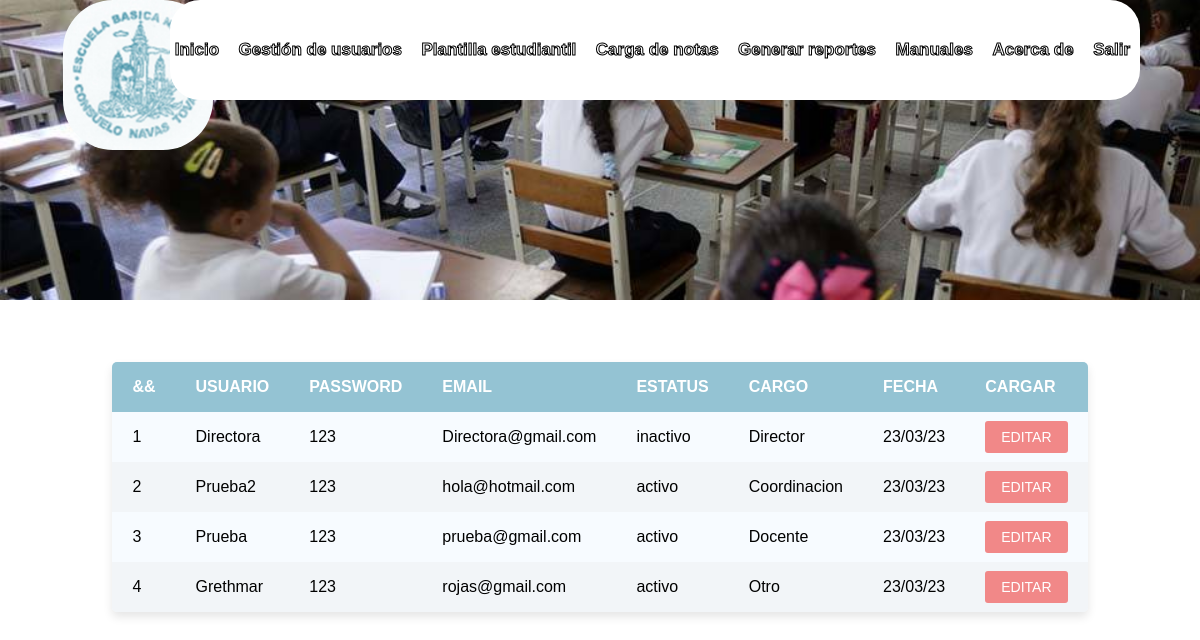
/SAN/index.php?action=VIS_usuarios, run on the app's committed database.
### tables this page shows
CREATE TABLE `perso` (
  `id` int(11) NOT NULL,
  `user` varchar(30) NOT NULL,
  `password` varchar(40) NOT NULL,
  `email` varchar(50) NOT NULL,
  `status` tinyint(1) NOT NULL DEFAULT 1,
  `status2` enum('inactivo','activo') NOT NULL DEFAULT 'activo',
  `cargo` enum('Director','Coordinacion','Docente','Otro') DEFAULT 'Otro',
  `fecha` timestamp NOT NULL DEFAULT current_timestamp()
);

### SAN/controllers/CON_template.php (called while the page is built, shortened)
<?php
Class ControllerTemplate{
	public static function ctrTraerplantilla(){
		include "views/template.php";
	}
}

### SAN/index.php (called while the page is built, shortened)
<?php
require_once "controllers/CON_template.php";
require_once "controllers/CON_form.php";
require_once "models/MOD_form.php";
$template = new ControllerTemplate();
$template -> ctrTraerPlantilla();

### SAN/controllers/CON_form.php (called while the page is built, shortened)
<?php
class ControladorFormularios{
    static public function ctrSeleccionarRegistros($item, $valor){
        $tabla = "perso";
        $respuesta = ModeloFormulario::mdlSeleccionarRegistros($tabla, $item, $valor);
        return $respuesta;
    }
}

### SAN/models/MOD_conexion.php (called while the page is built)
<?php
class conexion{
    static public function conectar(){
        $link = new PDO("mysql:host=localhost;dbname=san", "root", "");
        $link->exec("set names utf8");
        return $link;
    }
}

### SAN/models/MOD_form.php (called while the page is built, shortened)
<?php
require_once "MOD_conexion.php";
class modeloformulario{
        static public function mdlSeleccionarRegistros($tabla, $item, $valor){
         if($item == null AND $valor == null) {
        $stmt = conexion::conectar()->prepare("SELECT *, DATE_FORMAT(fecha, '%d/%m/%y') AS fecha FROM $tabla ORDER BY status, cargo");
        $stmt->execute();
        return $stmt -> fetchAll();
        }else{
            $stmt = conexion::conectar()->prepare("SELECT *, DATE_FORMAT(fecha, '%d/%m/%y') AS fecha FROM $tabla WHERE $item = :$item");
            $stmt->bindParam(":".$item, $valor, PDO::PARAM_STR);
            $stmt->execute();
            return $stmt -> fetch();
        }
        }
}
?>

### SAN/views/modules/VIS_usuarios.php (the view)
<?php
$usuarios = ControladorFormularios::ctrSeleccionarRegistros(null, null);
?>
<br><br><br><br><br><br><br><br><br>
<center>
<div class="container-user">
	<table class="table-user">
		<thead>
		<tr>
			<th>&&</th>
			<th>Usuario</th>
			<th>Password</th>
			<th>Email</th>
			<th>Estatus</th>
			<th>Cargo</th>
			<th>Fecha</th>
			<th>cargar</th>
		</tr>
		</thead>
		<tbody>
			<?php foreach ($usuarios as $key => $value): ?>
				<tr>
					<td><?php echo ($key+1); ?></td>
					<td><?php echo $value['user'];?></td>
					<td><?php echo $value['password'];?></td>
					<td><?php echo $value['email'];?></td>
					<td><?php echo $value['status2'];?></td>
					<td><?php echo $value['cargo'];?></td>
					<td><?php echo $value['fecha'];?></td>
					<td>
						<div class="acciones">
							<a class="btn btn-danger"  name="EditarRegistro" href="index.php?action=VIS_editar&id=<?php echo $value["id"]; ?>">Editar</a>
					</td>
				</tr>
			<?php endforeach ?>
		</tbody>
	</table>
</div>
</center>

### SAN/resources/css/css_san.css (style rules this page uses)
* { margin: 0; padding: 0; box-sizing: border-box; font-family: 'Montserrat Alternates', sans-serif; }
body { background-color: #fff !important; background-size: 100vw auto; background-repeat: repeat-y; justify-content: center; min-height: 100vh; }
a { text-decoration: none; }
table { background:#fff; border-radius: 5px; }
* { padding: 0; margin: 0; box-sizing: border-box; }
.table-user { font-size: 16px; width: 100%; max-width: 800px; margin: 0 auto; margin-top: 200px; border-collapse: collapse; border-radius: 5px; overflow: hidden; box-shadow: 0 5px 10px rgba(0, 0, 0, 0.1); background-color: #F7FBFF; }
.table-user th, .table-user td { padding: 16px 20px; text-align: left; }
.table-user th { background-color: #94c3d3; color: #FFF; text-transform: uppercase; }
.table-user tbody tr:nth-child(even) { background-color: #F2F5F8; }
.table-user tbody td:last-child { text-align: center; }
.btn { border: none; border-radius: 3px; padding: 8px 16px; font-size: 14px; font-weight: 500; text-transform: uppercase; cursor: pointer; transition: all 0.3s ease; }
.btn-danger { background-color: #f18888; color: #FFF; }
.container-user { margin-top: 150px; }

### data on the page
perso: user "Directora", password "123", email "Directora@gmail.com", status2 "inactivo", cargo "Director", fecha "23/03/23"
perso: user "Prueba2", password "123", email "hola@hotmail.com", status2 "activo", cargo "Coordinacion", fecha "23/03/23"
perso: user "Prueba", password "123", email "prueba@gmail.com", status2 "activo", cargo "Docente", fecha "23/03/23"
perso: user "Grethmar", password "123", email "rojas@gmail.com", status2 "activo", cargo "Otro", fecha "23/03/23"
